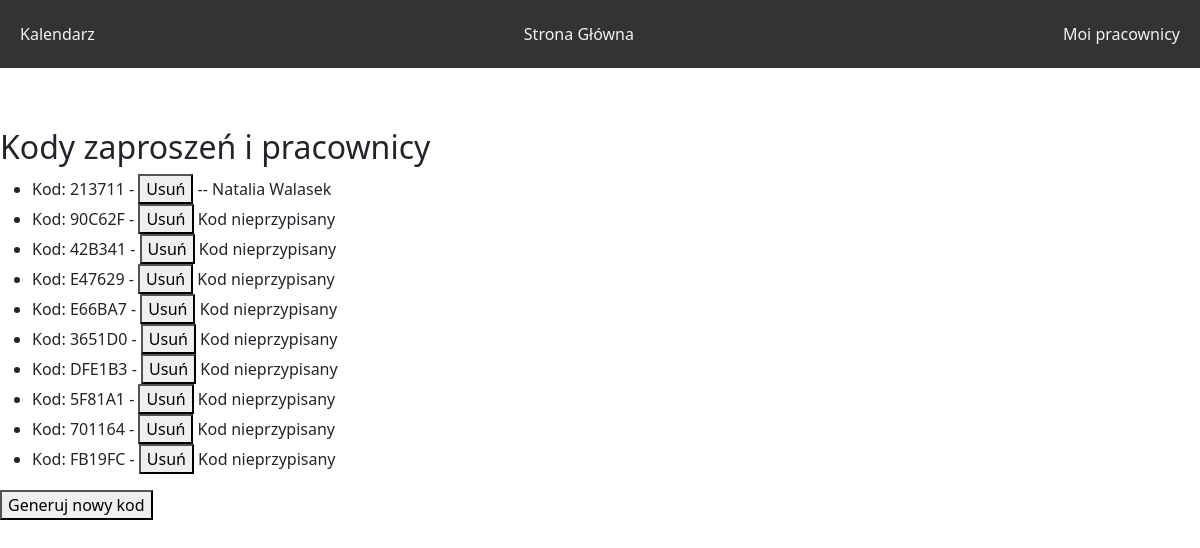
Page /schedule/workers_list/ (signed in) on the earlier database version.
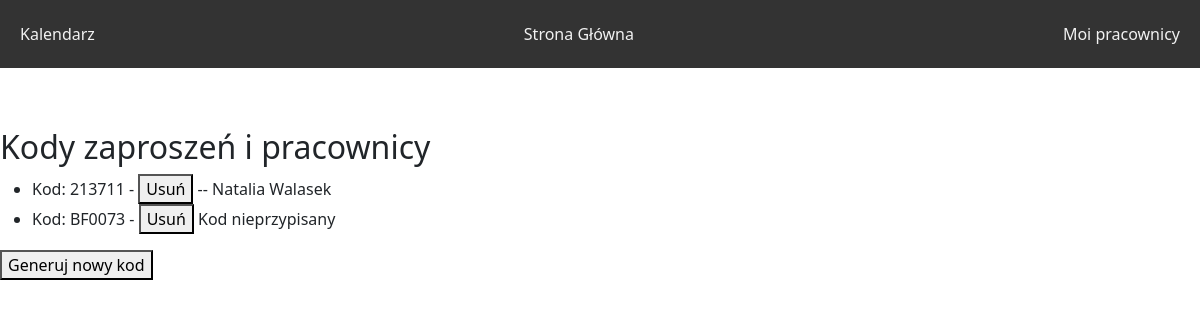
Same page on the later database version.
### base/models.py (models this page shows, shortened)
class InvitationCode(models.Model):
    company = models.ForeignKey('Company', on_delete=models.CASCADE, blank=True, null=True)
    user = models.ForeignKey(User, on_delete=models.CASCADE, blank=True, null=True)
    code = models.CharField(max_length=6)
    is_used = models.BooleanField(default=False)

### schedule/views.py (the view, shortened to what this page needs)
# urls.py: path('workers_list/', WorkersView.as_view(), name='workers_view'),
class WorkersView(ListView, LoginRequiredMixin):
    model = InvitationCode
    template_name = 'schedule/workers_list.html'
    context_object_name = 'codes'
    @method_decorator(check_user_able_to_see_page)
    def dispatch(self, *args, **kwargs):
        return super().dispatch(*args, **kwargs)
    def get_queryset(self):
        company = get_object_or_404(Company, owner=self.request.user)
        return InvitationCode.objects.filter(company=company).select_related('user')
    def get_context_data(self, **kwargs):
        context = super().get_context_data(**kwargs)
        context['show_generate_code_button'] = True
        return context

### schedule/templates/schedule/workers_list.html (shortened to what this page needs)
{% extends 'schedule/base.html' %}
{% block content %}
<h2>Kody zaproszeń i pracownicy</h2>
<ul>
  {% for code in codes %}
    <li>
      Kod: {{ code.code }} -
      <a href="{% url 'schedule:worker_delete' code.id %}"><button>Usuń</button></a>
      {% if code.user %}
        -- {{ code.user.first_name }} {{ code.user.last_name }}
      {% else %}
        Kod nieprzypisany
      {% endif %}
    </li>
  {% endfor %}
</ul>
{% if show_generate_code_button %}
<form method="post">
  <button type="submit">Generuj nowy kod</button>
</form>
{% endif %}
{% endblock %}

### schedule/templates/schedule/base.html (shortened to what this page needs)
{% load static %}
<!doctype html>
<html lang="en">
<head>
  <link rel="stylesheet" type="text/css" href="{% static 'schedule/style.css' %}">
  <link href="https://cdn.jsdelivr.net/npm/bootstrap@5.3.2/dist/css/bootstrap.min.css" rel="stylesheet">
</head>
<body>
  <div class="navbar">
    <a href="{% url 'schedule:month_calendar' %}">Kalendarz</a>
    <a href="{% url 'schedule:main_page' %}">Strona Główna</a>
    <a href="{% url 'schedule:workers_view' %}">Moi pracownicy</a>
  </div>
  <div style="padding-top: 60px;">
  </div>
  {% block content %}
  {% endblock %}
</body>
</html>

### schedule/static/schedule/style.css (style rules this page uses)
ul { height: 100%; padding: 0px 5px 0px 20px; }
.navbar { overflow: hidden; background-color: #333; position: fixed; top: 0; width: 100%; }
.navbar a { float: left; display: block; color: #f2f2f2; text-align: center; padding: 14px 20px; text-decoration: none; }

Differences in the rows shown:
removed InvitationCode: code "90C62F", shows "Kod nieprzypisany"
removed InvitationCode: code "42B341", shows "Kod nieprzypisany"
removed InvitationCode: code "E47629", shows "Kod nieprzypisany"
removed InvitationCode: code "E66BA7", shows "Kod nieprzypisany"
removed InvitationCode: code "3651D0", shows "Kod nieprzypisany"
removed InvitationCode: code "DFE1B3", shows "Kod nieprzypisany"
removed InvitationCode: code "5F81A1", shows "Kod nieprzypisany"
removed InvitationCode: code "701164", shows "Kod nieprzypisany"
removed InvitationCode: code "FB19FC", shows "Kod nieprzypisany"
added InvitationCode: code "BF0073", shows "Kod nieprzypisany"
